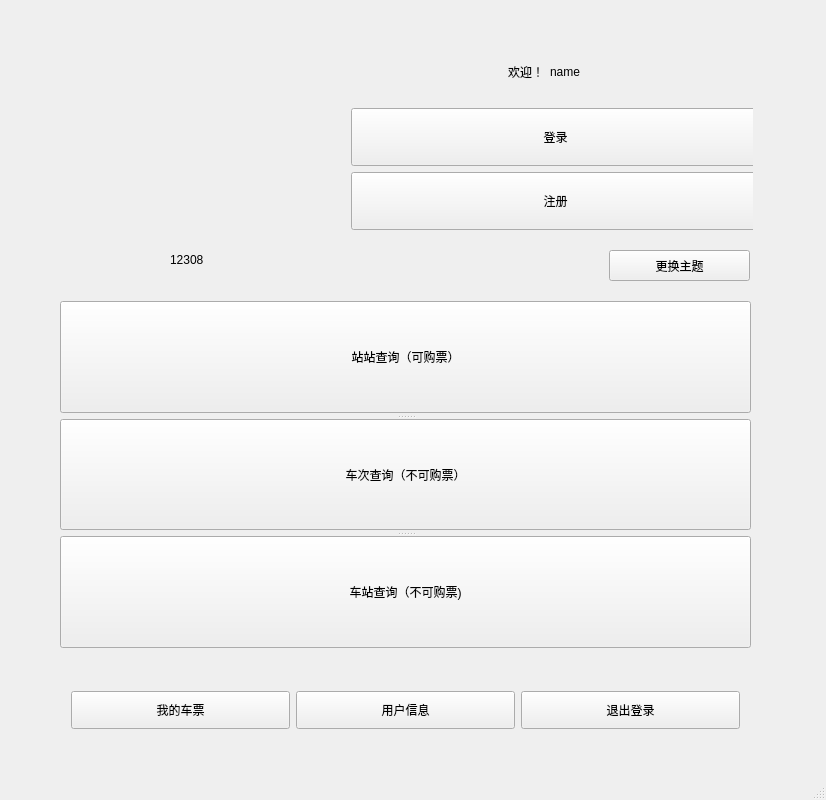
<?xml version="1.0" encoding="UTF-8"?>
<ui version="4.0">
 <class>MainWindow</class>
 <widget class="QMainWindow" name="MainWindow">
  <property name="geometry">
   <rect>
    <x>0</x>
    <y>0</y>
    <width>826</width>
    <height>800</height>
   </rect>
  </property>
  <property name="minimumSize">
   <size>
    <width>826</width>
    <height>800</height>
   </size>
  </property>
  <property name="maximumSize">
   <size>
    <width>826</width>
    <height>800</height>
   </size>
  </property>
  <property name="windowTitle">
   <string>12308主菜单</string>
  </property>
  <property name="windowIcon">
   <iconset resource="pic.qrc">
    <normaloff>:/new/prefix1/12308.png</normaloff>:/new/prefix1/12308.png</iconset>
  </property>
  <widget class="QWidget" name="centralWidget">
   <widget class="QLabel" name="label">
    <property name="geometry">
     <rect>
      <x>70</x>
      <y>10</y>
      <width>241</width>
      <height>251</height>
     </rect>
    </property>
    <property name="minimumSize">
     <size>
      <width>241</width>
      <height>251</height>
     </size>
    </property>
    <property name="maximumSize">
     <size>
      <width>241</width>
      <height>251</height>
     </size>
    </property>
    <property name="text">
     <string/>
    </property>
    <property name="pixmap">
     <pixmap resource="pic.qrc">:/new/prefix1/12308.png</pixmap>
    </property>
    <property name="scaledContents">
     <bool>true</bool>
    </property>
   </widget>
   <widget class="QLabel" name="label_3">
    <property name="geometry">
     <rect>
      <x>170</x>
      <y>240</y>
      <width>91</width>
      <height>41</height>
     </rect>
    </property>
    <property name="text">
     <string>12308</string>
    </property>
    <property name="textFormat">
     <enum>Qt::RichText</enum>
    </property>
    <property name="scaledContents">
     <bool>false</bool>
    </property>
   </widget>
   <widget class="QSplitter" name="splitter">
    <property name="geometry">
     <rect>
      <x>60</x>
      <y>300</y>
      <width>691</width>
      <height>351</height>
     </rect>
    </property>
    <property name="minimumSize">
     <size>
      <width>691</width>
      <height>351</height>
     </size>
    </property>
    <property name="maximumSize">
     <size>
      <width>691</width>
      <height>343</height>
     </size>
    </property>
    <property name="orientation">
     <enum>Qt::Vertical</enum>
    </property>
    <widget class="QPushButton" name="stationToStationSearchBtn">
     <property name="minimumSize">
      <size>
       <width>691</width>
       <height>112</height>
      </size>
     </property>
     <property name="maximumSize">
      <size>
       <width>691</width>
       <height>112</height>
      </size>
     </property>
     <property name="text">
      <string>站站查询（可购票）</string>
     </property>
    </widget>
    <widget class="QPushButton" name="trainSearchBtn">
     <property name="minimumSize">
      <size>
       <width>691</width>
       <height>111</height>
      </size>
     </property>
     <property name="maximumSize">
      <size>
       <width>691</width>
       <height>111</height>
      </size>
     </property>
     <property name="text">
      <string>车次查询（不可购票）</string>
     </property>
    </widget>
    <widget class="QPushButton" name="stationSearchBtn">
     <property name="minimumSize">
      <size>
       <width>691</width>
       <height>112</height>
      </size>
     </property>
     <property name="maximumSize">
      <size>
       <width>691</width>
       <height>112</height>
      </size>
     </property>
     <property name="text">
      <string>车站查询（不可购票)</string>
     </property>
    </widget>
   </widget>
   <widget class="QWidget" name="layoutWidget">
    <property name="geometry">
     <rect>
      <x>60</x>
      <y>680</y>
      <width>691</width>
      <height>60</height>
     </rect>
    </property>
    <layout class="QHBoxLayout" name="horizontalLayout">
     <item>
      <widget class="QPushButton" name="myticketBtn">
       <property name="sizePolicy">
        <sizepolicy hsizetype="Expanding" vsizetype="Preferred">
         <horstretch>0</horstretch>
         <verstretch>0</verstretch>
        </sizepolicy>
       </property>
       <property name="text">
        <string>我的车票</string>
       </property>
      </widget>
     </item>
     <item>
      <widget class="QPushButton" name="myinformBtn">
       <property name="sizePolicy">
        <sizepolicy hsizetype="Expanding" vsizetype="Preferred">
         <horstretch>0</horstretch>
         <verstretch>0</verstretch>
        </sizepolicy>
       </property>
       <property name="text">
        <string>用户信息</string>
       </property>
      </widget>
     </item>
     <item>
      <widget class="QPushButton" name="logoutBtn">
       <property name="sizePolicy">
        <sizepolicy hsizetype="Expanding" vsizetype="Preferred">
         <horstretch>0</horstretch>
         <verstretch>0</verstretch>
        </sizepolicy>
       </property>
       <property name="text">
        <string>退出登录</string>
       </property>
      </widget>
     </item>
    </layout>
   </widget>
   <widget class="QWidget" name="layoutWidget">
    <property name="geometry">
     <rect>
      <x>340</x>
      <y>30</y>
      <width>413</width>
      <height>211</height>
     </rect>
    </property>
    <layout class="QVBoxLayout" name="verticalLayout">
     <item>
      <layout class="QGridLayout" name="gridLayout">
       <item row="0" column="1">
        <widget class="QLabel" name="nameLabel">
         <property name="text">
          <string>name</string>
         </property>
         <property name="textFormat">
          <enum>Qt::AutoText</enum>
         </property>
         <property name="alignment">
          <set>Qt::AlignLeading|Qt::AlignLeft|Qt::AlignVCenter</set>
         </property>
        </widget>
       </item>
       <item row="0" column="0">
        <widget class="QLabel" name="welcomeLabel">
         <property name="text">
          <string>欢迎！</string>
         </property>
         <property name="alignment">
          <set>Qt::AlignRight|Qt::AlignTrailing|Qt::AlignVCenter</set>
         </property>
        </widget>
       </item>
      </layout>
     </item>
     <item>
      <layout class="QVBoxLayout" name="verticalLayout_2">
       <item>
        <widget class="QPushButton" name="loginBtn">
         <property name="sizePolicy">
          <sizepolicy hsizetype="Preferred" vsizetype="Fixed">
           <horstretch>0</horstretch>
           <verstretch>0</verstretch>
          </sizepolicy>
         </property>
         <property name="minimumSize">
          <size>
           <width>409</width>
           <height>58</height>
          </size>
         </property>
         <property name="text">
          <string>登录</string>
         </property>
        </widget>
       </item>
       <item>
        <widget class="QPushButton" name="regBtn">
         <property name="minimumSize">
          <size>
           <width>409</width>
           <height>58</height>
          </size>
         </property>
         <property name="text">
          <string>注册</string>
         </property>
        </widget>
       </item>
      </layout>
     </item>
    </layout>
   </widget>
   <widget class="QPushButton" name="styleBtn">
    <property name="geometry">
     <rect>
      <x>609</x>
      <y>250</y>
      <width>141</width>
      <height>31</height>
     </rect>
    </property>
    <property name="text">
     <string>更换主题</string>
    </property>
   </widget>
   <zorder>splitter</zorder>
   <zorder>layoutWidget</zorder>
   <zorder>label</zorder>
   <zorder>label_3</zorder>
   <zorder>layoutWidget</zorder>
   <zorder>styleBtn</zorder>
  </widget>
  <widget class="QStatusBar" name="statusBar"/>
 </widget>
 <layoutdefault spacing="6" margin="11"/>
 <resources>
  <include location="pic.qrc"/>
 </resources>
 <connections/>
</ui>
